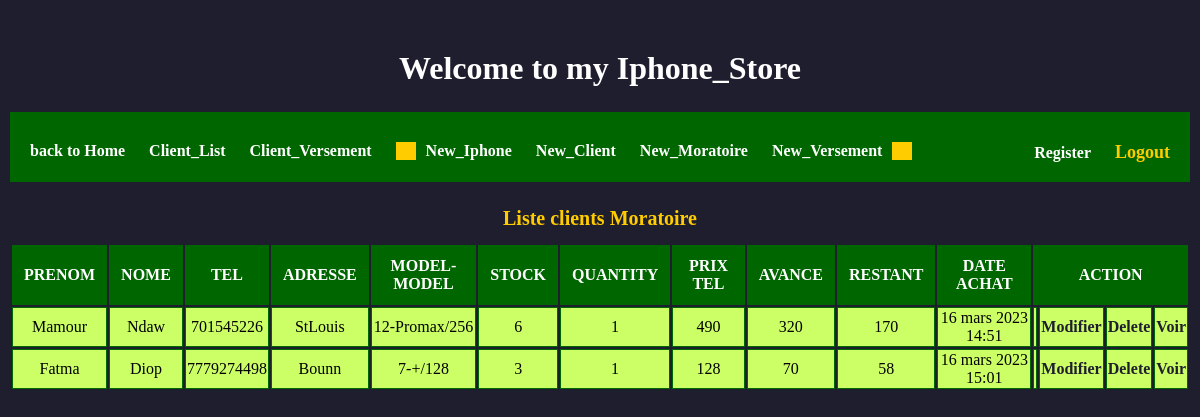
The app's page /client_moratoire_list, older data.
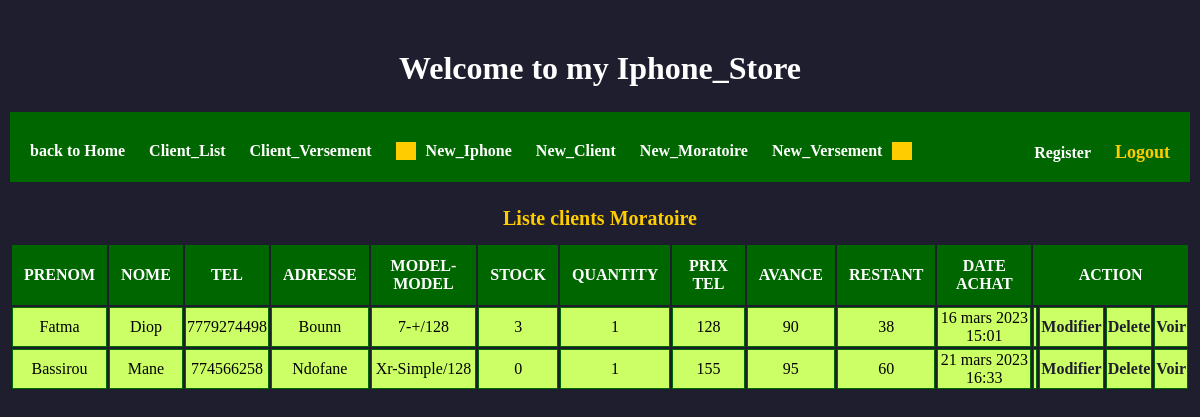
The same page, newer data.
### app/models.py (models this page shows, shortened)
class Moratoire(models.Model):
    iphone = models.ForeignKey(Iphone, on_delete=models.CASCADE)
    quantity = models.IntegerField(default=1)
    nom = models.CharField(max_length=120)
    prenom = models.CharField(max_length=120)
    adresse = models.CharField(max_length=120)
    tel = models.CharField(max_length=120)
    montant = models.IntegerField(default=0)
    avance = models.IntegerField(default=0)
    restant = models.IntegerField(default=0)
    date = models.DateTimeField(auto_now_add=True)

class Iphone(models.Model):
    ime = models.CharField(max_length=120, unique=True)
    model = models.CharField(max_length=6, choices=MODEL)
    category = models.CharField(max_length=6, choices=CATEGORY)
    taille = models.CharField(max_length=3, choices=TAILLE)
    stock = models.IntegerField(default=0)
    price_acquisition = models.IntegerField(default=0)
    date_acquisition = models.DateTimeField(blank=True, null=True)
    price_marcher = models.IntegerField(default=0)

### app/views.py (the view)
# urls.py: path('client_moratoire_list', client_list_moratoire, name='moratoire_list'),
def client_list_moratoire(request):
    clients_moratoire = Moratoire.objects.all()
    return render(request, 'app/moratoires/moratoire_list.html', {'clients': clients_moratoire})

### app/templates/app/moratoires/moratoire_list.html (shortened to what this page needs)
{% extends 'base.html' %}
{% load static %}
{% block content %}
<div class="container">
        <div class="home">
          <h1> Welcome to my Iphone_Store</h1>
      </div>
     <div class="fister">
         <div class="lefter">
             <a href="{% url 'home' %}">back to Home</a>
             <a href="{% url 'client_list' %}">Client_List</a>
             <a href="{% url 'versement_list' %}">Client_Versement</a>
             <a href="{% url 'iphone_add' %}" class="sep_deb">New_Iphone</a>
             <a href="{% url 'client_add' %}">New_Client</a>
             <a href="{% url 'moratoire_add' %}" >New_Moratoire</a>
             <a href="{% url 'versement_add' %}" class="sep_fin">New_Versement</a>
         </div>
         <div class="righter">
             <a href="{% url 'register' %}">Register</a>
             <a href="{% url 'logout_user' %}" id="active">Logout</a>
         </div>
     </div>
   <table class="tab-home">
      <caption>Liste clients Moratoire</caption>
      <tr>
         <th>prenom</th>
         <th>nome</th>
         <th>tel</th>
         <th>adresse</th>
         <th>model-model</th>
         <th>Stock</th>
         <th>Quantity</th>
         <th>Prix tel</th>
         <th>Avance</th>
         <th>Restant</th>
         <th>Date Achat</th>
         <th colspan="4">Action</th>
      </tr>
      {% for m in clients %}
      <tr class="impaire">
         <td>{{ m.prenom }}</td>
         <td>{{ m.nom }}</td>
         <td>{{ m.tel}}</td>
         <td>{{ m.adresse }}</td>
         <td>{{ m.iphone.model}}-{{m.iphone.category}}/{{ m.iphone.taille}}</td>
         <td>{{ m.iphone.stock }}</td>
         <td>{{ m.quantity }}</td>
         <td>{{ m.montant }}</td>
         <td>{{ m.avance }}</td>
         <td>{{ m.restant }}</td>
         <td>{{ m.date }}</td>
         <td class="action-td">
             <td><a href="{% url 'moratoire_update' m.id %}">Modifier</a></td>
             <td><a href="{% url 'moratoire_delete' m.id %}">Delete</a></td>
             <td><a href="{% url 'moratoire_detail' m.id %}">Voir</a></td>
         </td>
      </tr>
       {% endfor %}
   </table>
</div>
{% endblock %}

Row changes from the older to the newer data that the page shows:
removed Moratoire: prenom "Mamour", nom "Ndaw", tel "701545226", adresse "StLouis", iphone.model "12", iphone.category "Promax", iphone.taille "256", iphone.stock "6", quantity "1", montant "490", avance "320", restant "170", date "16 mars 2023 14:51"
changed Moratoire "Fatma": avance "70" → "90"; restant "58" → "38"
added Moratoire: prenom "Bassirou", nom "Mane", tel "774566258", adresse "Ndofane", iphone.model "Xr", iphone.category "Simple", iphone.taille "128", iphone.stock "0", quantity "1", montant "155", avance "95", restant "60", date "21 mars 2023 16:33"
